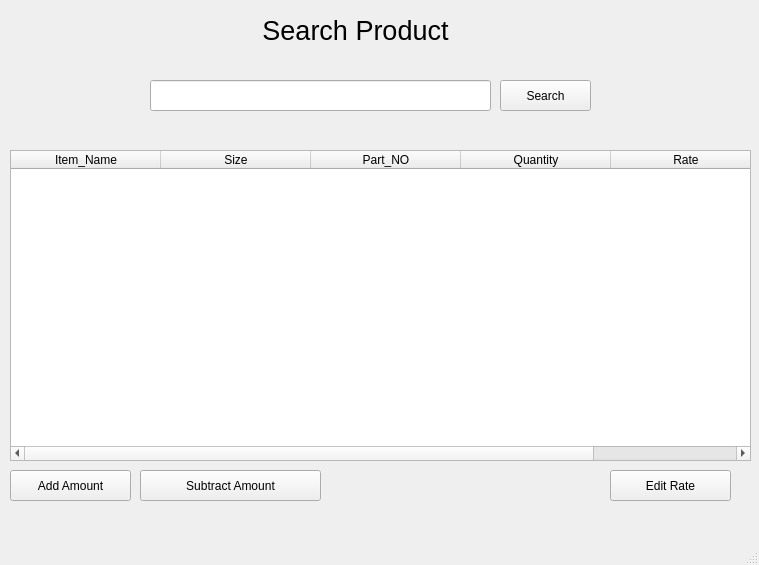
<?xml version="1.0" encoding="UTF-8"?>
<ui version="4.0">
 <class>SearchProductWindow</class>
 <widget class="QMainWindow" name="SearchProductWindow">
  <property name="geometry">
   <rect>
    <x>0</x>
    <y>0</y>
    <width>759</width>
    <height>565</height>
   </rect>
  </property>
  <property name="maximumSize">
   <size>
    <width>759</width>
    <height>565</height>
   </size>
  </property>
  <property name="windowTitle">
   <string>Search Product</string>
  </property>
  <widget class="QWidget" name="centralwidget">
   <widget class="QLabel" name="titleLabel">
    <property name="geometry">
     <rect>
      <x>230</x>
      <y>0</y>
      <width>251</width>
      <height>61</height>
     </rect>
    </property>
    <property name="font">
     <font>
      <family>MS Sans Serif</family>
      <pointsize>22</pointsize>
     </font>
    </property>
    <property name="text">
     <string>&lt;html&gt;&lt;head/&gt;&lt;body&gt;&lt;p align=&quot;center&quot;&gt;&lt;span style=&quot; font-size:20pt;&quot;&gt;Search Product&lt;/span&gt;&lt;/p&gt;&lt;/body&gt;&lt;/html&gt;</string>
    </property>
   </widget>
   <widget class="QLineEdit" name="searchTextBox">
    <property name="geometry">
     <rect>
      <x>150</x>
      <y>80</y>
      <width>341</width>
      <height>31</height>
     </rect>
    </property>
   </widget>
   <widget class="QTableWidget" name="tableShowWidget">
    <property name="geometry">
     <rect>
      <x>10</x>
      <y>150</y>
      <width>741</width>
      <height>311</height>
     </rect>
    </property>
    <attribute name="horizontalHeaderDefaultSectionSize">
     <number>150</number>
    </attribute>
    <column>
     <property name="text">
      <string>Item_Name</string>
     </property>
    </column>
    <column>
     <property name="text">
      <string>Size</string>
     </property>
    </column>
    <column>
     <property name="text">
      <string>Part_NO</string>
     </property>
    </column>
    <column>
     <property name="text">
      <string>Quantity</string>
     </property>
    </column>
    <column>
     <property name="text">
      <string>Rate</string>
     </property>
    </column>
   </widget>
   <widget class="QPushButton" name="clickSearchBtn">
    <property name="geometry">
     <rect>
      <x>500</x>
      <y>80</y>
      <width>91</width>
      <height>31</height>
     </rect>
    </property>
    <property name="text">
     <string>Search</string>
    </property>
   </widget>
   <widget class="QPushButton" name="addAmountBtn">
    <property name="geometry">
     <rect>
      <x>10</x>
      <y>470</y>
      <width>121</width>
      <height>31</height>
     </rect>
    </property>
    <property name="text">
     <string>Add Amount</string>
    </property>
   </widget>
   <widget class="QPushButton" name="subtractAmountBtn">
    <property name="geometry">
     <rect>
      <x>140</x>
      <y>470</y>
      <width>181</width>
      <height>31</height>
     </rect>
    </property>
    <property name="text">
     <string>Subtract Amount</string>
    </property>
   </widget>
   <widget class="QPushButton" name="pushButton">
    <property name="geometry">
     <rect>
      <x>610</x>
      <y>470</y>
      <width>121</width>
      <height>31</height>
     </rect>
    </property>
    <property name="text">
     <string>Edit Rate</string>
    </property>
   </widget>
  </widget>
  <widget class="QMenuBar" name="menubar">
   <property name="geometry">
    <rect>
     <x>0</x>
     <y>0</y>
     <width>759</width>
     <height>21</height>
    </rect>
   </property>
  </widget>
  <widget class="QStatusBar" name="statusbar"/>
 </widget>
 <resources/>
 <connections/>
</ui>
